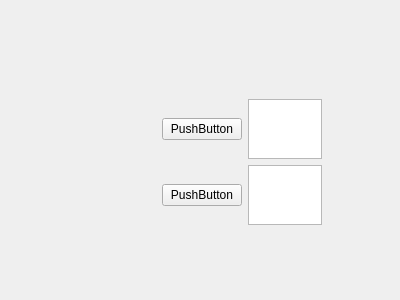
<?xml version="1.0" encoding="UTF-8"?>
<ui version="4.0">
 <class>Form</class>
 <widget class="QWidget" name="Form">
  <property name="geometry">
   <rect>
    <x>0</x>
    <y>0</y>
    <width>400</width>
    <height>300</height>
   </rect>
  </property>
  <property name="windowTitle">
   <string>Form</string>
  </property>
  <widget class="QWidget" name="gridLayoutWidget">
   <property name="geometry">
    <rect>
     <x>162</x>
     <y>99</y>
     <width>160</width>
     <height>126</height>
    </rect>
   </property>
   <layout class="QGridLayout" name="gridLayout">
    <item row="0" column="0">
     <widget class="QPushButton" name="pushButton">
      <property name="text">
       <string>PushButton</string>
      </property>
     </widget>
    </item>
    <item row="1" column="0">
     <widget class="QPushButton" name="pushButton_2">
      <property name="text">
       <string>PushButton</string>
      </property>
     </widget>
    </item>
    <item row="0" column="1">
     <widget class="QTextEdit" name="textEdit"/>
    </item>
    <item row="1" column="1">
     <widget class="QTextEdit" name="textEdit_2"/>
    </item>
   </layout>
  </widget>
 </widget>
 <resources/>
 <connections/>
</ui>
